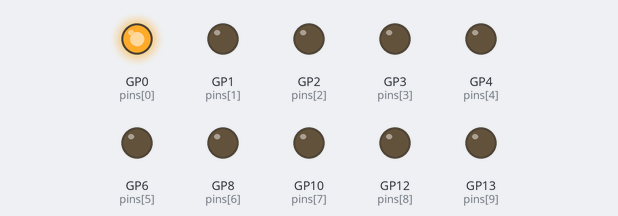
Bench run of a program on a simulated Raspberry Pi Pico running MicroPython. Shown: output pins drawn as LEDs (lit = HIGH).

Above: at 0.02 s.
At 0.42 s:
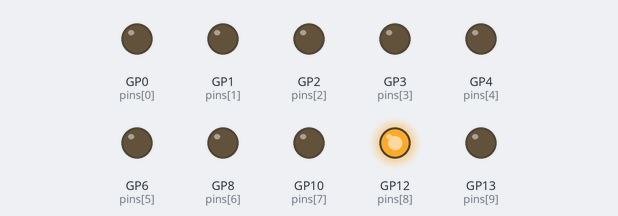
At 0.77 s:
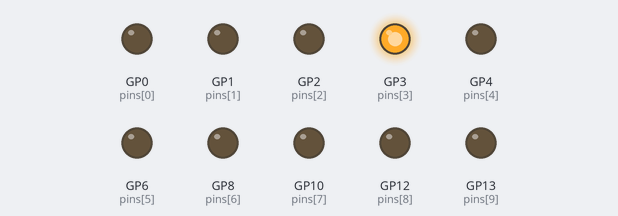
At 1.47 s:
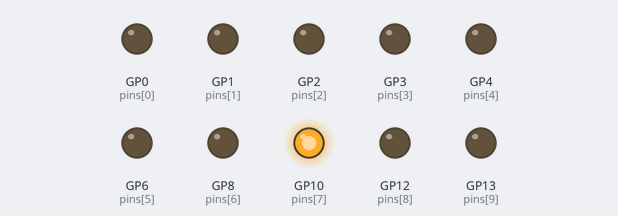
At 2.12 s:
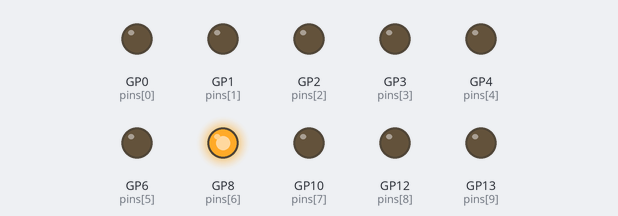
At 2.92 s:
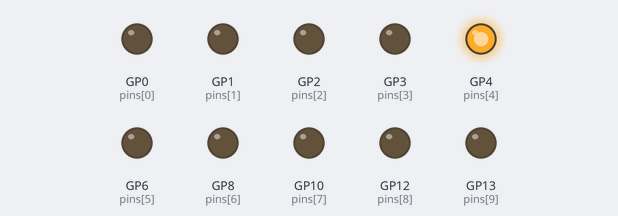
Timing chart, 0 to 3.2 s (numbered marks = the images above):
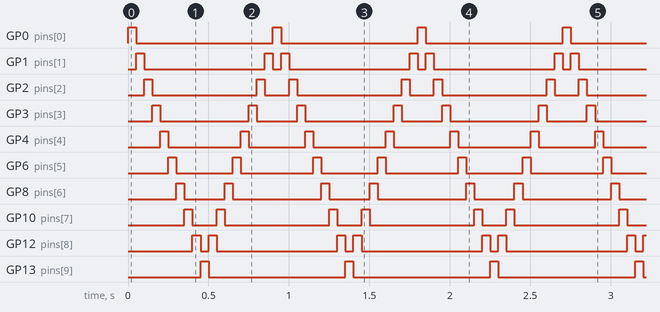

Measured:
- by itself, GP0 (pins[0]), GP13 (pins[9]): alternates HIGH for 0.05 s and LOW for 0.85 s
- by itself, GP1 (pins[1]): repeats every 0.90 s: LOW 0.75 s, HIGH 0.05 s, LOW 0.05 s, HIGH 0.05 s
- by itself, GP2 (pins[2]): repeats every 0.90 s: LOW 0.65 s, HIGH 0.05 s, LOW 0.15 s, HIGH 0.05 s
- by itself, GP3 (pins[3]): repeats every 0.90 s: LOW 0.55 s, HIGH 0.05 s, LOW 0.25 s, HIGH 0.05 s
- by itself, GP4 (pins[4]): repeats every 0.90 s: LOW 0.45 s, HIGH 0.05 s, LOW 0.35 s, HIGH 0.05 s
- by itself, GP6 (pins[5]): repeats every 0.90 s: LOW 0.35 s, HIGH 0.05 s, LOW 0.45 s, HIGH 0.05 s
- by itself, GP8 (pins[6]): repeats every 0.90 s: LOW 0.25 s, HIGH 0.05 s, LOW 0.55 s, HIGH 0.05 s
- by itself, GP10 (pins[7]): repeats every 0.90 s: LOW 0.15 s, HIGH 0.05 s, LOW 0.65 s, HIGH 0.05 s

The program:

lightshow.py
```python
import machine
import utime
pin_numbers = [0, 1, 2, 3, 4, 6, 8, 10, 12, 13]
pins = [machine.Pin(p, machine.Pin.OUT) for p in pin_numbers]
while True:
    #forward direction
    for pin in pins:
        pin.on()
        utime.sleep(0.05)
        pin.off()
    #reverse direction
    #first and last LED is skipped to avoid double blink
    for pin in pins[-2:0:-1]:
        pin.on()
        utime.sleep(0.05)
        pin.off()
```
